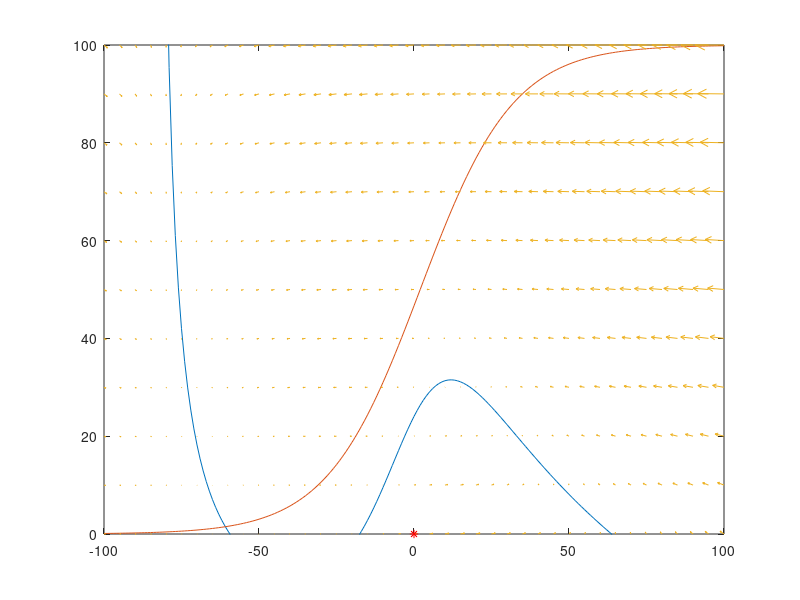

This chart was generated by the following MATLAB code: (Note: this script raises an error after producing the figure.)
global Iext
global Phi
global Gca
global Gk
global Gl
global Vca
global Vk
global Vl
global V1
global V2
global V3
global V4
global C

Iext = 0;
Phi = 0.02;
Gca = 4.4;
Gk = 8.0;
Gl = 2;
Vca = 120;
Vk = -84;
Vl = -60;
V1 = -1.2;
V2 = 18;
V3 = 2;
V4 = 30;
C = 20;

%%% Question 2

figure(1)
% Plotting nullclines
nc1 = @(V)(Iext-Gca*0.5*(1+tanh((V-V1)/V2)).*(V-Vca) - Gl*(V-Vl))./(Gk*(V-Vk));
nc2 = @(V)0.5*(1+tanh((V-V3)/V4));
V = -100:1:100;
plot(V,100*nc1(V)); hold on;

ylim([0 100])
xlim([-100 100])

plot(V,100*nc2(V));

% Quiver
[V,w] = meshgrid(-100:5:100,0:0.1:1);
dV = (Iext -Gca*0.5*(1+tanh((V-V1)/V2)).*(V-Vca) - Gk*w.*(V-Vk) - Gl*(V-Vl))/C;
dw = (0.5*(1+tanh((V-V3)/V4)) - w)*Phi.*cosh((V-V3)/(V4*2));
q = quiver(V,100*w,dV,100*dw); 

% Finding equilibrium points
y_init = [-60; 0];
equiPoint = fsolve(@mle,y_init);
plot(equiPoint(1),100*equiPoint(2),'r*')
disp(equiPoint)

%%% Question 3

% Jacobi and Eigen values at equilibrium points 
syms V w
J = jacobian([ (Iext-Gca*0.5*(1+tanh((V-V1)/V2))*(V-Vca) - Gk*w*(V-Vk) - Gl*(V-Vl))/C, (0.5*(1+tanh((V-V3)/V4)) - w)*Phi*cosh((V-V3)/(V4*2))],[V,w]);
A = double(subs(J,[V,w],equiPoint'));
disp(A);
[V,D] = eig(A)


deltaT = [0, 500];
equiPoint1 = equiPoint

%%% Question 5

% Action potential 

Iext = 0;
equiPoint1(1) = equiPoint(1) + 1000/C;

Phi= 0.01;
[t, y] = ode45(@mle4ode,deltaT,equiPoint1);
plot(y(:,1),100*y(:,2))

Phi = 0.02;
[t, y] = ode45(@mle4ode,deltaT,equiPoint1);
plot(y(:,1),100*y(:,2))

Phi = 0.04;
[t, y] = ode45(@mle4ode,deltaT,equiPoint1);
plot(y(:,1),100*y(:,2))

%%% Question 6

Iext = 0;
Phi = 0.02;

equiPoint1(1) = equiPoint(1) + 300/C;
[t, y] = ode45(@mle4ode,deltaT,equiPoint1);
plot(y(:,1),100*y(:,2))

equiPoint1(1) = equiPoint(1) + 500/C;
[t, y] = ode45(@mle4ode,deltaT,equiPoint1);
plot(y(:,1),100*y(:,2))

equiPoint1(1) = equiPoint(1) + 2000/C;
[t, y] = ode45(@mle4ode,deltaT,equiPoint1);
plot(y(:,1),100*y(:,2))

equiPoint1(1) = equiPoint(1) + 3000/C;
[t, y] = ode45(@mle4ode,deltaT,equiPoint1);
plot(y(:,1),100*y(:,2))


legend('V Nullcline', 'm nullcline', 'Gradients' ,'Equilibrium point','Phi=0.01','Phi=0.02','Phi=0.04','Excitation 1','Excitation 2','Excitation 3','Excitation 4');

%%% Question 7

figure(2)

Iext = 86;

nc1 = @(V)(Iext-Gca*0.5*(1+tanh((V-V1)/V2)).*(V-Vca) - Gl*(V-Vl))./(Gk*(V-Vk));
nc2 = @(V)0.5*(1+tanh((V-V3)/V4));
V = -100:1:100;
plot(V,100*nc1(V)); hold on;

ylim([0 100])
xlim([-100 100])

plot(V,100*nc2(V));

% Quiver
[V,w] = meshgrid(-100:5:100,0:0.1:1);
dV = (Iext -Gca*0.5*(1+tanh((V-V1)/V2)).*(V-Vca) - Gk*w.*(V-Vk) - Gl*(V-Vl))/C;
dw = (0.5*(1+tanh((V-V3)/V4)) - w)*Phi.*cosh((V-V3)/(V4*2));
q = quiver(V,100*w,dV,100*dw); 

% Finding equilibrium points
y_init = [-60; 0];
equiPoint2 = fsolve(@mle,y_init);
plot(equiPoint2(1),100*equiPoint2(2),'r*')
disp(equiPoint2)

% Shows limit cycle
equiPoint1(1) = equiPoint(1);
[t, y] = ode45(@mle4ode,deltaT,equiPoint1);
plot(y(:,1),100*y(:,2))

equiPoint1 = equiPoint2;
[t, y] = ode45(@mle4ode,deltaT,equiPoint1);
plot(y(:,1),100*y(:,2))

% Inward spiral
[t, y] = ode45(@mle4ode,deltaT,[-27.9;0.17]);
plot(y(:,1),100*y(:,2))

%%% Question 8

equiPoint1 = equiPoint2 ;
[t, y] = ode45(@mle4odeRev,deltaT,equiPoint1);
plot(y(:,1),100*y(:,2))

%%% Question 9

%%% Question 10 

function dYdt = mle4ode(t,y)
    global Iext
    global Phi
    global Gca
    global Gk
    global Gl
    global Vca
    global Vk
    global Vl
    global V1
    global V2
    global V3
    global V4
    global C
    V = y(1);
    w = y(2);
    dYdt1 = (Iext -Gca*0.5*(1+tanh((V-V1)/V2)).*(V-Vca) - Gk*w.*(V-Vk) - Gl*(V-Vl))/C;
    dYdt2 = (0.5*(1+tanh((V-V3)/V4)) - w)*Phi.*cosh((V-V3)/(V4*2));
    dYdt = [dYdt1;dYdt2]; 
end

function dYdt = mle4odeRev(t,y)
    global Iext
    global Phi
    global Gca
    global Gk
    global Gl
    global Vca
    global Vk
    global Vl
    global V1
    global V2
    global V3
    global V4
    global C
    V = y(1);
    w = y(2);
    dYdt1 = (Iext -Gca*0.5*(1+tanh((V-V1)/V2)).*(V-Vca) - Gk*w.*(V-Vk) - Gl*(V-Vl))/C;
    dYdt2 = (0.5*(1+tanh((V-V3)/V4)) - w)*Phi.*cosh((V-V3)/(V4*2));
    dYdt = [-1*dYdt1;-1*dYdt2]; 
end


function dYdt = mle(y)
    global Iext
    global Phi
    global Gca
    global Gk
    global Gl
    global Vca
    global Vk
    global Vl
    global V1
    global V2
    global V3
    global V4
    global C
    V = y(1);
    w = y(2);
    dYdt1 = (Iext -Gca*0.5*(1+tanh((V-V1)/V2)).*(V-Vca) - Gk*w.*(V-Vk) - Gl*(V-Vl))/C;
    dYdt2 = (0.5*(1+tanh((V-V3)/V4)) - w)*Phi.*cosh((V-V3)/(V4*2));
    dYdt = [dYdt1;dYdt2]; 
end


function dYdt = hh4ode(t,y)
    global Iext
    global Gca
    global Gk
    global Gl
    global Vca
    global Vk
    global Vl
    global C
    V = y(1);
    w = y(2);
    dYdt1 = (Iext -Gca*0.5*(1+tanh((V-V1)/V2)).*(V-Vca) - Gk*w.*(V-Vk) - Gl*(V-Vl))/C;
    dYdt2 = (0.5*(1+tanh((V-V3)/V4)) - w)*Phi.*cosh((V-V3)/(V4*2));
    dYdt = [dYdt1;dYdt2]; 
end

